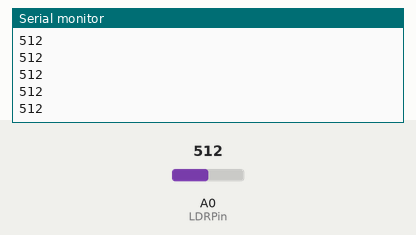
Simulated run of this sketch. Board: Arduino Uno, built with avr-gcc and run on an emulated ATmega328P. On the bench: the last lines printed to the serial monitor. Inputs (shaded band) come from the test bench; at power-on: A0 (LDRPin) = 512.

Above: at 1.2 s.
1.3 s: A0 (LDRPin) set to 716
At 1.31 s:
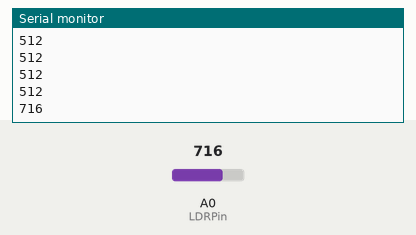
2.8 s: A0 (LDRPin) set to 900
At 2.81 s:
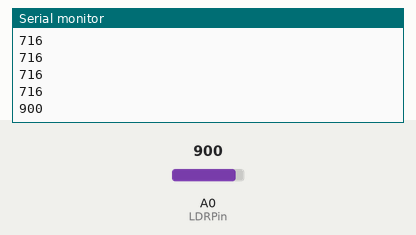
Timing chart, 0 to 5.8 s (numbered marks = the images above; inputs shaded):
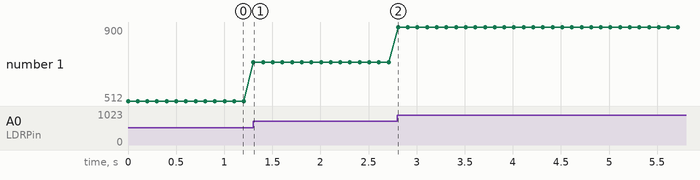

The sketch:

Task_1.1.2.ino
```cpp
/*
Developer   - Nikhil Arun
Date        - 3-2-2026
Board       - Arduino Uno R3
*/

// Displays 1023 when detecting darkness or else displays 34


int LDRPin = A0;
int LDRValue = 0;
void setup() {
  Serial.begin(9600);
}


void loop() {
  LDRValue = analogRead(LDRPin);
  Serial.println(LDRValue);
  delay(100);
}
```

Measured:
- after the input at 1.3 s, the serial monitor: prints a new line at once (image 1)
- after the input at 2.8 s, the serial monitor: prints a new line at once (image 2)
- plotted number 1: 512 → 716 after the input at 1.3 s, 716 → 900 after the input at 2.8 s
